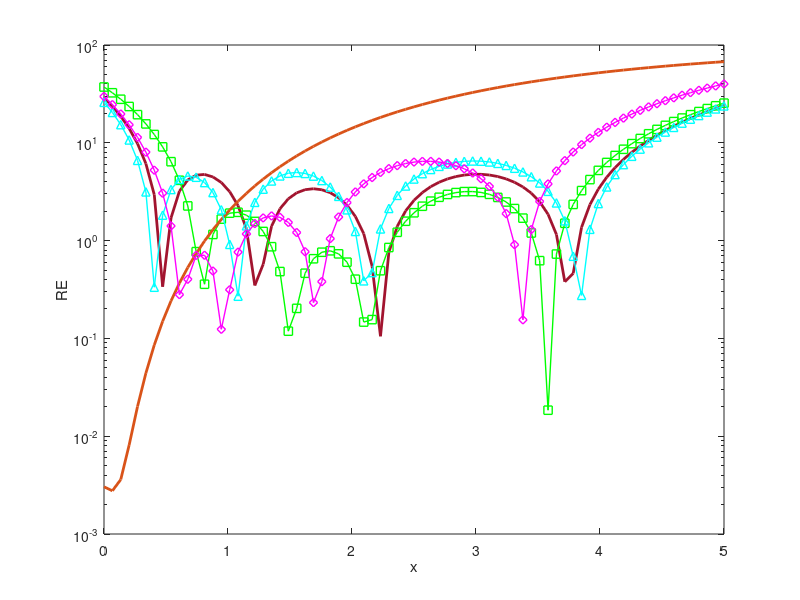

MATLAB code to generate this figure: (Note: this script raises an error after producing the figure.)
points = 75;
z = linspace(0,5,points);

% Prony 2 approximation:
erfcz1 = (0.416)*(exp(-(1.942)*(z.^2))) + (0.294)*(exp(-(1.05)*(z.^2)));
RE1 = ((abs(erfc(z)- erfcz1)) ./ erfc(z)) * 100 ; % element wise array operation

semilogy(z,RE1,'color','#A2142F','linewidth',2);
hold on
xlabel('x');
ylabel('RE');
axis([0 5 10^(-3) 10^(2)]);
xticks([0 1 2 3 4 5])
yticks([10^(-5) 10^(-4) 10^(-3) 10^(-2) 10^(-1) 10^0 10^1 10^2])

% Prony 3 approximation:
erfcz2 = (0.336)*(exp(-(1.752)*(z.^2))) + (0.288)*(exp(-(1.05)*(z.^2))) + ((0.004)*exp(-(1.206)*(z.^2)));
RE2 = ((abs(erfc(z) - erfcz2)) ./ erfc(z)) * 100;
semilogy(z,RE2,'g-s','linewidth',1);

% Q. Shi and Y. Karasawa approximations:
erfcz3 = (2/(sqrt(pi)))*exp(-(z.^2)).*(0.6405 *exp(-(0.4245 *(sqrt(2)).*z))+ 0.2457 *exp(-(1.7711*sqrt(2)).*z));
RE3 = ((abs(erfc(z) - erfcz3)) ./ erfc(z)) * 100;
semilogy(z,RE3,'linewidth',2);

% n=2 Olabiyi approximation:
erfcz4 = (0.3017*exp(-(1.051*(z.^2))) + 0.4389*exp(-(2.102*(z.^2))));
RE4 = ((abs(erfc(z) - erfcz4)) ./ erfc(z)) * 100;
semilogy(z,RE4,'c-^','linewidth',1);

% n=3 Olabiyi approximation:
erfcz5 = (0.3357*(exp(-(1.0648*(z.^2))))) + (0.3361*(exp(-(2.1298*(z.^2))))) + (0.0305*(exp(-(3.1946*(z.^2)))));
RE5 = ((abs(erfc(z) - erfcz5)) ./ erfc(z)) * 100;
semilogy(z,RE5,'m-d','linewidth',1);

% optimised curve N = 3:
ERFC = erfc(z); 
syms y(x)
y(x) = piecewise( ((0<=x)&(x<0.04338)),(0.2222)*(exp(-(x.^2))) + (0.3889)*(exp(-4*(x.^2))) + (0.3889)*(exp((-4/3)*(x.^2))),((0.04338<=x)&(x<0.1602)),(0.1919)*(exp(-(x.^2))) + (0.3578)*(exp(-4*(x.^2))) + (0.3585)*(exp((-4/3)*(x.^2))),(0.1602<=x)&(x<0.2903),(0.1665)*(exp(-(x.^2))) + (0.3332)*(exp(-4*(x.^2))) + (0.3332)*(exp((-4/3)*(x.^2))),((0.2903<=x)&(x<0.6007)),(0.1594)*(exp(-(x.^2))) + (0.3299)*(exp(-4*(x.^2))) + (0.3266)*(exp((-4/3)*(x.^2))),((0.6007<=x)&(x<0.7575)),(0.1664)*(exp(-(x.^2))) + (0.3333)*(exp(-4*(x.^2))) + (0.3331)*(exp((-4/3)*(x.^2))),((0.7575<=x)&(x<1.135)),(0.1703)*(exp(-(x.^2))) + (0.3335)*(exp(-4*(x.^2))) + (0.3359)*(exp((-4/3)*(x.^2))),((1.135<=x) &(x<1.335)),(0.1667)*(exp(-(x.^2))) + (0.3333)*(exp(-4*(x.^2))) + (0.3334)*(exp((-4/3)*(x.^2))),((1.335<=x)&(x<1.795)),(0.1643)*(exp(-(x.^2))) + (0.3333)*(exp(-4*(x.^2))) + (0.3322)*(exp((-4/3)*(x.^2))),(1.795<=x)&(x<1.959),(0.1667)*(exp(-(x.^2))) + (0.3333)*(exp(-4*(x.^2))) + (0.3333)*(exp((-4/3)*(x.^2))),((1.959<=x)&(x<2.096)),(0.1675)*(exp(-(x.^2))) + (0.3333)*(exp(-4*(x.^2))) + (0.3335)*(exp((-4/3)*(x.^2))),(2.096<=x)&(x<2.646),(0.1693)*(exp(-(x.^2))) + (0.3333)*(exp(-4*(x.^2))) + (0.3336)*(exp((-4/3)*(x.^2))),(2.646<=x)&(x<2.887),(0.1669)*(exp(-(x.^2))) + (0.3333)*(exp(-4*(x.^2))) + (0.3333)*(exp((-4/3)*(x.^2))),(2.8887<=x)&(x<3.654),(0.1624)*(exp(-(x.^2))) + (0.3333)*(exp(-4*(x.^2))) + (0.3331)*(exp((-4/3)*(x.^2))),(3.654<=x)&(x<=5),(0.1285)*(exp(-(x.^2))) + (0.3333)*(exp(-4*(x.^2))) + (0.3332)*(exp((-4/3)*(x.^2))));
xvalues = linspace(0,5,points);
yvalues = y(xvalues);
y = double(yvalues);     % optimized values of trapezoidal approx


RE6 = [];
for i = 1:points
    temp = ((abs(ERFC(i) - y(i)))/ERFC(i) ) * 100;
    RE6 = horzcat(RE6,temp);
end

semilogy(z,RE6,'b-*','linewidth',1);

% optimised curve N = 4:

syms y(x)
y(x) = piecewise( ((0<=x)&(x<0.04338)),((0.1562)*(exp(-(x.^2)))) + ((0.2812)*(exp(-(2*(x.^2))))) + ((0.2812)*(exp(-((20/3)*(x.^2))))) + ((0.2812)*(exp(-((20/17)*(x.^2))))),((0.04338<=x)&(x<0.1368)),((0.1348)*(exp(-(x.^2)))) + ((0.2597)*(exp(-(2*(x.^2))))) + ((0.2593)*(exp(-((20/3)*(x.^2))))) + ((0.2598)*(exp(-((20/17)*(x.^2))))),((0.1368<=x)&(x<0.2102)),((0.1249)*(exp(-(x.^2)))) + ((0.2499)*(exp(-(2*(x.^2))))) + ((0.2499)*(exp(-((20/3)*(x.^2))))) + ((0.2499)*(exp(-((20/17)*(x.^2))))),((0.2102<=x)&(x<0.4505)),((0.1213)*(exp(-(x.^2)))) + ((0.2465)*(exp(-(2*(x.^2))))) + ((0.2474)*(exp(-((20/3)*(x.^2))))) + ((0.2464)*(exp(-((20/17)*(x.^2))))),((0.4505<=x)&(x<0.5306)),((0.1235)*(exp(-(x.^2)))) + ((0.2488)*(exp(-(2*(x.^2))))) + ((0.2496)*(exp(-((20/3)*(x.^2))))) + ((0.2485)*(exp(-((20/17)*(x.^2))))),((0.5306<=x)&(x<0.604)),((0.12499)*(exp(-(x.^2)))) + ((0.2500)*(exp(-(2*(x.^2))))) + ((0.2500)*(exp(-((20/3)*(x.^2))))) + ((0.2500)*(exp(-((20/17)*(x.^2))))),((0.604<=x)&(x<0.8343)),((0.1263)*(exp(-(x.^2)))) + ((0.2507)*(exp(-(2*(x.^2))))) + ((0.2500)*(exp(-((20/3)*(x.^2))))) + ((0.2511)*(exp(-((20/17)*(x.^2))))),((0.8343<=x)&(x<0.9377)),((0.1256)*(exp(-(x.^2)))) + ((0.2503)*(exp(-(2*(x.^2))))) + ((0.2500)*(exp(-((20/3)*(x.^2))))) + ((0.2505)*(exp(-((20/17)*(x.^2))))),((0.9377<=x)&(x<1.198)),((0.1250)*(exp(-(x.^2)))) + ((0.2500)*(exp(-(2*(x.^2))))) + ((0.2500)*(exp(-((20/3)*(x.^2))))) + ((0.2500)*(exp(-((20/17)*(x.^2))))),((1.198<=x)&(x<1.34)),((0.1253)*(exp(-(x.^2)))) + ((0.2500)*(exp(-(2*(x.^2))))) + ((0.2500)*(exp(-((20/3)*(x.^2))))) + ((0.2502)*(exp(-((20/17)*(x.^2))))),((1.34<=x)&(x<1.518)),((0.1264)*(exp(-(x.^2)))) + ((0.2501)*(exp(-(2*(x.^2))))) + ((0.2500)*(exp(-((20/3)*(x.^2))))) + ((0.2509)*(exp(-((20/17)*(x.^2))))),((1.518<=x)&(x<2.614)),((0.1269)*(exp(-(x.^2)))) + ((0.2500)*(exp(-(2*(x.^2))))) + ((0.2500)*(exp(-((20/3)*(x.^2))))) + ((0.2509)*(exp(-((20/17)*(x.^2))))),((2.614<=x)&(x<3.521)),((0.1277)*(exp(-(x.^2)))) + ((0.2500)*(exp(-(2*(x.^2))))) + ((0.2500)*(exp(-((20/3)*(x.^2))))) + ((0.2505)*(exp(-((20/17)*(x.^2))))),((3.521<=x)&(x<=4.016)),((0.1250)*(exp(-(x.^2)))) + ((0.2500)*(exp(-(2*(x.^2))))) + ((0.2500)*(exp(-((20/3)*(x.^2))))) + ((0.2500)*(exp(-((20/17)*(x.^2))))),((4.016<=x)&(x<=5)),((0.1190)*(exp(-(x.^2)))) + ((0.2500)*(exp(-(2*(x.^2))))) + ((0.2500)*(exp(-((20/3)*(x.^2))))) + ((0.2497)*(exp(-((20/17)*(x.^2))))) );
xvalues = linspace(0,5,points);
yvalues = y(xvalues);
y = double(yvalues);     % optimized values of trapezoidal approx
ERFC = erfc(z);     % actual erfc
RE7 = [];
for i = 1:points
    temp = (((abs(ERFC(i) - y(i))) )/ERFC(i)) * 100;
    RE7 = horzcat(RE7,temp);
end

semilogy(z,RE7,'r-*','linewidth',1);

%LEGEND:
h = legend('Ref. [10, p = 2] ','Ref. [10, p = 3] ','Ref. [13, N = 2] ','Ref. [15, n = 2] ','Ref. [15, n = 3] ','Optimized n=3','Optimized n=4');
%set(h,'location','best');
set(h,'location','southeastoutside');
set(gca,'FontSize',50) % Axis Font Setting

hold off